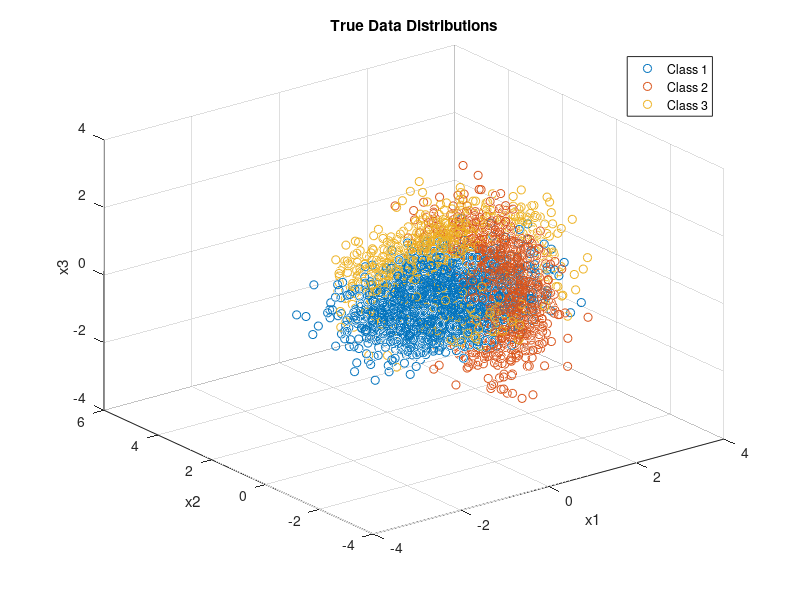
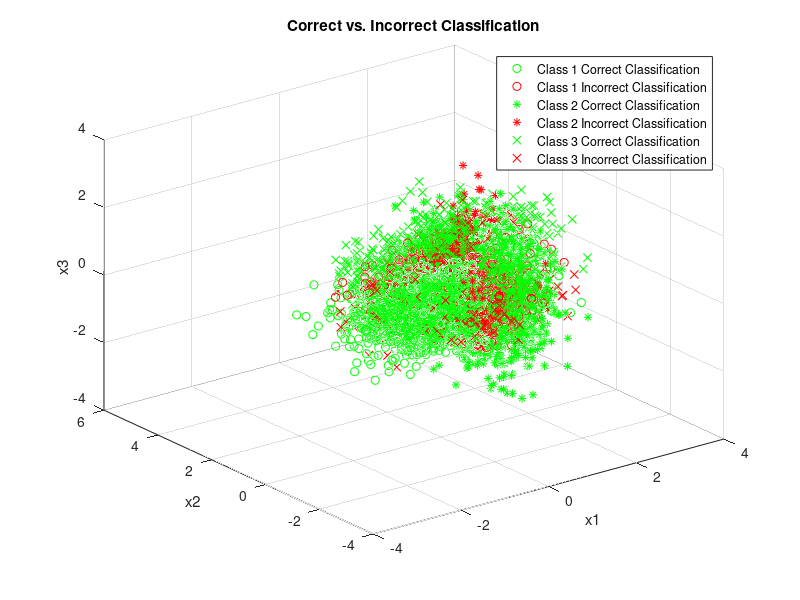
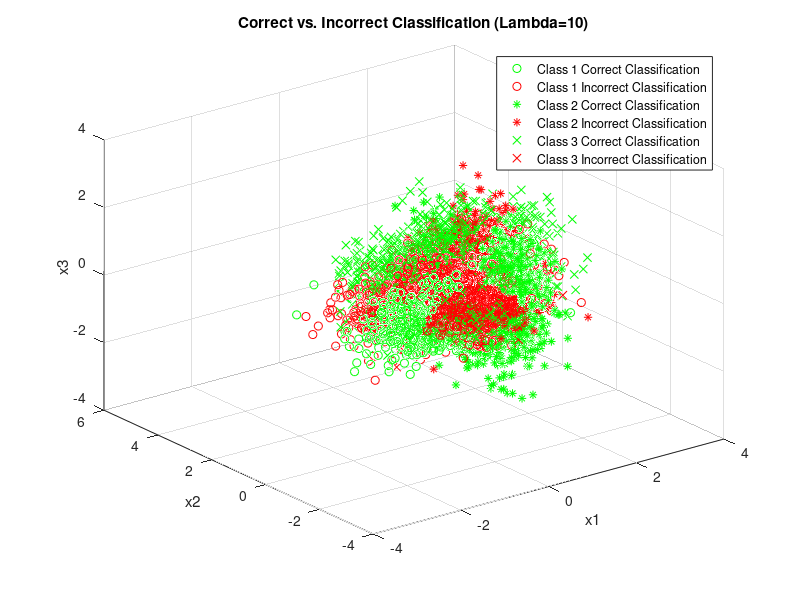
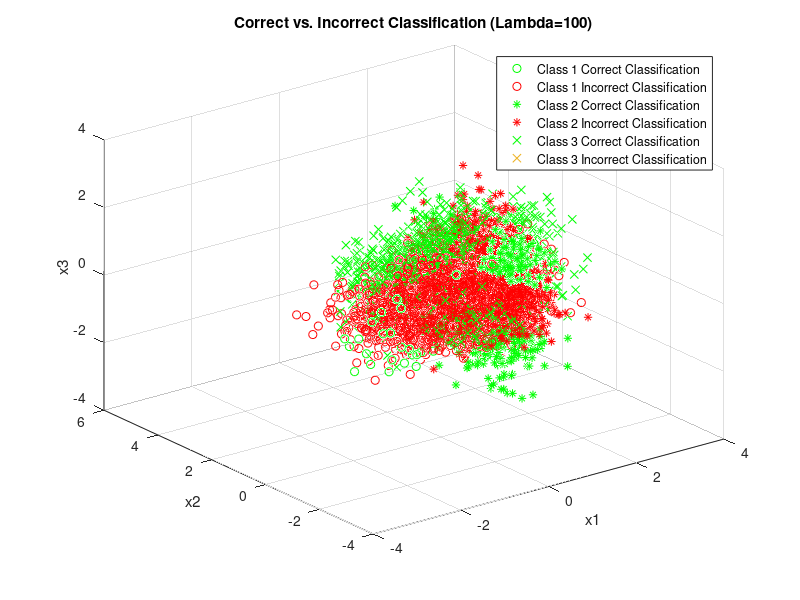

The MATLAB script that drew these images, in order:

%%%%%%%%%%%%%%%%%%%%%%%%%%%%%%%%%%%%%%%%%%%%%%%%%%%%%%%%%%%%%%%%%%%%%%%%%%% 
%EECE5644 Sprint 2022
%Homework #1
%Problem #2
%Significant parts of this code were derived from the following sources 
%%%%%%%%%%%%%%%%%%%%%%%%%%%%%%%%%%%%%%%%%%%%%%%%%%%%%%%%%%%%%%%%%%%%%%%%%%%% 

clear all;
close all;

N = 10000; %number of samples
n = 3; %number of dimensions
C = 3; %number of classes

p = [0.3, 0.3, 0.4]; %class priors

%class conditional distributions
sigma(:,:,1) = [rand 0 0
                0 rand 0
                0 0 rand];
sigma(:,:,2) = [rand 0 0
                0 rand 0
                0 0 rand];
sigma(:,:,3) = [rand 0 0
                0 rand 0
                0 0 rand];
sigma(:,:,4) = [rand 0 0
                0 rand 0
                0 0 rand];

averageStdDev = trace(sum(sqrt(sigma),3))/16; %offset means by 2 std devs

mu(:,1) = [0; 0; 0];
mu(:,2) = [2*averageStdDev; 0; 0];
mu(:,3) = [averageStdDev; averageStdDev*sqrt(3); 0];
mu(:,4) = [averageStdDev; averageStdDev*(sqrt(3)/3); averageStdDev*sqrt(8/3)];

% Data generation and labelling
label = rand(1,N);
for i = 1:length(label)
    if label(i) < p(1)
        label(i) = 1;
    elseif label(i) < (p(2)+p(1))
        label(i) = 2;
    elseif label(i) < ((p(3)/2)+p(2)+p(1)) %two subclasses for the last class, will be combined later
        label(i) = 3;
    else
        label(i) = 4;
    end 
end

NumClass = [sum(label==1),sum(label==2),sum(label==3),sum(label==4)];
x = zeros(n,N);
x(:, label==1) = mvnrnd(mu(:,1), sigma(:,:,1),  NumClass(1))';
x(:, label==2) = mvnrnd(mu(:,2), sigma(:,:,2),  NumClass(2))';
x(:, label==3) = mvnrnd(mu(:,3), sigma(:,:,3),  NumClass(3))';
x(:, label==4) = mvnrnd(mu(:,4), sigma(:,:,4),  NumClass(4))';

% Combine labels 2 and 3 into one class under label 2
for i = 1:length(label)
    if label(i) == 4
        label(i) = 3;
    end 
end
NumClass = [sum(label==1),sum(label==2),sum(label==3)];

% plot generated data
figure
scatter3(x(1, label==1),x(2, label==1),x(3, label==1),'bo')
hold on
scatter3(x(1, label==2),x(2, label==2),x(3, label==2),'r*')
scatter3(x(1, label==3),x(2, label==3),x(3, label==3),'gx')
title('True Data Distributions')
legend('Class 1','Class 2','Class 3')
xlabel('x1')
ylabel('x2')
zlabel('x3')
hold off

%% Part A - MAP Classifier with True Knowledge

% Evaluate class conditional pdfs
pxgivenl(1,:) = mvnpdf(x', mu(:,1)', sigma(:,:,1))';
pxgivenl(2,:) = mvnpdf(x', mu(:,2)', sigma(:,:,2))';
pxgivenl(3,:) = .5*mvnpdf(x', mu(:,3)', sigma(:,:,3))' + .5*mvnpdf(x', mu(:,4)',sigma(:,:,4))'; %two distributions for class 3

% Find class posteriors
px = p*pxgivenl; %total probability
plgivenx = pxgivenl.*repmat(p',1,N)./repmat(px,C,1); %class posterior functions

% Loss matrix, 0-1 loss provides minimum probability of error
lossMatrix = ones(3,3)-eye(3);
expectedRisks = lossMatrix*plgivenx;
[~,decisions] = min(expectedRisks,[],1);

% Make confusion matrix and plot data
figure
shapes = ['o','*','x'];
for i = 1:C %each decision
    for j = 1:C %each class label
        confusionMatrix(i,j) = sum(decisions==i & label==j)/NumClass(j);
        if i == j
            scatter(i,j) = scatter3(x(1,decisions==i & label==j), ...
                x(2,decisions==i & label==j), ...
                x(3,decisions==i & label==j), ...
                'g',shapes(j), ...
                'DisplayName', ...
                ['Class ' num2str(j) ' Correct Classification']);
            hold on 
        else
            scatter(i,j) = scatter3(x(1,decisions==i & label==j), ...
                x(2,decisions==i & label==j), ...
                x(3,decisions==i & label==j), ...
                'r',shapes(j), ...
                'DisplayName', ...
                ['Class ' num2str(j) ' Incorrect Classification']);
            hold on 
        end
    end 
end
title('Correct vs. Incorrect Classification')
legend([scatter(1,1) scatter(2,1) scatter(2,2) scatter(3,2) scatter(3,3) scatter(1,3)])
xlabel('x1')
ylabel('x2')
zlabel('x3')
hold off

%% higher loss

% Loss matrix, Lambda_10
lossMatrix10 = [0 1 10
                1 0 10
                1 1 0];
expectedRisks10 = lossMatrix10*plgivenx;
[~,decisions10] = min(expectedRisks10,[],1);

% Make confusion matrix and plot data
figure
for i = 1:C %each decision
    for j = 1:C %each class label
        confusionMatrix10(i,j) = sum(decisions10==i & label==j)/NumClass(j);
        if i == j
            scatter(i,j) = scatter3(x(1,decisions10==i & label==j),...
            x(2,decisions10==i & label==j), ...
            x(3,decisions10==i & label==j), ...
            'g',shapes(j),'DisplayName', ...
            ['Class ' num2str(j) ' Correct Classification']);
            hold on 
        else
            scatter(i,j) = scatter3(x(1,decisions10==i & label==j),...
            x(2,decisions10==i & label==j), ...
            x(3,decisions10==i & label==j), ...
            'r',shapes(j),'DisplayName', ...
            ['Class ' num2str(j) ' Incorrect Classification']);
            hold on 
        end
    end 
end
title('Correct vs. Incorrect Classification (Lambda=10)')
legend([scatter(1,1) scatter(2,1) scatter(2,2) scatter(3,2) scatter(3,3) scatter(1,3)])
xlabel('x1')
ylabel('x2')
zlabel('x3')
hold off

% Loss matrix, Lambda_100
lossMatrix100 = [0 1 100
                1 0 100
                1 1 0];
expectedRisks100 = lossMatrix100*plgivenx;
[~,decisions100] = min(expectedRisks100,[],1);

% Make confusion matrix and plot data
figure
for i = 1:C %each decision
    for j = 1:C %each class label
        confusionMatrix100(i,j) = sum(decisions100==i & label==j)/NumClass(j);
        if i == j
            scatter(i,j) = scatter3(x(1,decisions100==i & label==j),...
            x(2,decisions100==i & label==j),...
            x(3,decisions100==i & label==j), ...
            'g',shapes(j),'DisplayName', ...
            ['Class ' num2str(j) ' Correct Classification']);
            hold on 
        else
            scatter(i,j) = scatter3(x(1,decisions100==i & label==j),...
            x(2,decisions100==i & label==j),...
            x(3,decisions100==i & label==j), ...
            'r',shapes(j),'DisplayName', ...
            ['Class ' num2str(j) ' Incorrect Classification']);
            hold on 
        end
    end 
end
title('Correct vs. Incorrect Classification (Lambda=100)')
legend([scatter(1,1) scatter(2,1) scatter(2,2) scatter(3,2) scatter(3,3) scatter(1,3)])
xlabel('x1')
ylabel('x2')
zlabel('x3')
hold off


